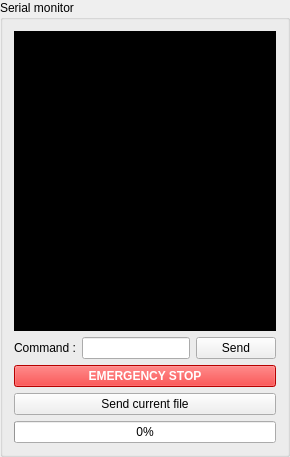
         <widget class="QGroupBox" name="groupBox">
          <property name="title">
           <string>Serial monitor</string>
          </property>
          <layout class="QVBoxLayout" name="verticalLayout_2">
           <item>
            <widget class="QTextEdit" name="serial_monitor">
             <property name="sizePolicy">
              <sizepolicy hsizetype="Expanding" vsizetype="Minimum">
               <horstretch>0</horstretch>
               <verstretch>0</verstretch>
              </sizepolicy>
             </property>
             <property name="minimumSize">
              <size>
               <width>0</width>
               <height>300</height>
              </size>
             </property>
             <property name="maximumSize">
              <size>
               <width>16777215</width>
               <height>2000</height>
              </size>
             </property>
             <property name="styleSheet">
              <string notr="true">background-color:black;</string>
             </property>
             <property name="readOnly">
              <bool>true</bool>
             </property>
             <property name="html">
              <string>&lt;!DOCTYPE HTML PUBLIC &quot;-//W3C//DTD HTML 4.0//EN&quot; &quot;http://www.w3.org/TR/REC-html40/strict.dtd&quot;&gt;
&lt;html&gt;&lt;head&gt;&lt;meta name=&quot;qrichtext&quot; content=&quot;1&quot; /&gt;&lt;style type=&quot;text/css&quot;&gt;
p, li { white-space: pre-wrap; }
&lt;/style&gt;&lt;/head&gt;&lt;body style=&quot; font-family:'Noto Sans'; font-size:10pt; font-weight:400; font-style:normal;&quot;&gt;
&lt;p style=&quot;-qt-paragraph-type:empty; margin-top:12px; margin-bottom:12px; margin-left:0px; margin-right:0px; -qt-block-indent:0; text-indent:0px; font-family:'Ubuntu'; font-size:11pt;&quot;&gt;&lt;br /&gt;&lt;/p&gt;&lt;/body&gt;&lt;/html&gt;</string>
             </property>
            </widget>
           </item>
           <item>
            <layout class="QHBoxLayout" name="horizontalLayout_4">
             <property name="sizeConstraint">
              <enum>QLayout::SetMinimumSize</enum>
             </property>
             <item>
              <widget class="QLabel" name="label_4">
               <property name="text">
                <string>Command :</string>
               </property>
              </widget>
             </item>
             <item>
              <widget class="QLineEdit" name="command_edit"/>
             </item>
             <item>
              <widget class="QPushButton" name="btn_command">
               <property name="text">
                <string>Send</string>
               </property>
               <property name="icon">
                <iconset resource="ressources.qrc">
                 <normaloff>:/rc/rc/run.png</normaloff>:/rc/rc/run.png</iconset>
               </property>
              </widget>
             </item>
            </layout>
           </item>
           <item>
            <widget class="QPushButton" name="btn_emergency_stop">
             <property name="autoFillBackground">
              <bool>false</bool>
             </property>
             <property name="styleSheet">
              <string notr="true">background-color:red;color:white;font-weight:bold;</string>
             </property>
             <property name="text">
              <string>EMERGENCY STOP</string>
             </property>
             <property name="icon">
              <iconset resource="ressources.qrc">
               <normaloff>:/rc/rc/warning.png</normaloff>:/rc/rc/warning.png</iconset>
             </property>
            </widget>
           </item>
           <item>
            <widget class="QPushButton" name="btn_send_current_file">
             <property name="text">
              <string>Send current file</string>
             </property>
             <property name="icon">
              <iconset resource="ressources.qrc">
               <normaloff>:/rc/rc/upload.png</normaloff>:/rc/rc/upload.png</iconset>
             </property>
            </widget>
           </item>
           <item>
            <widget class="QProgressBar" name="sending_progress">
             <property name="value">
              <number>0</number>
             </property>
            </widget>
           </item>
          </layout>
         </widget>
